Frame 1 (no input): blank canvas, image omitted
Frame 60 (no input): blank canvas, image omitted
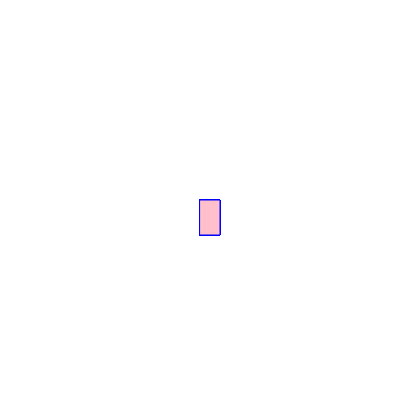
Frame 120 (the mouse pressed at the canvas centre since frame 60)

The p5.js sketch whose frames 1 and 60 were blank and that drew this single picture after the mouse press (run headless with seeded random() and noise() and a simulated clock; from frame 60 on, the mouse is pressed at the canvas centre):

// p5.js sketch
// ── sketch.js
function setup() {
  createCanvas(400, 400);
  background("white")
}

function draw() {
  stroke("blue");
  fill("pink");
  
  
  if (mouseIsPressed) {
    rect(mouseX, mouseY, 20, 35);
  }
}
